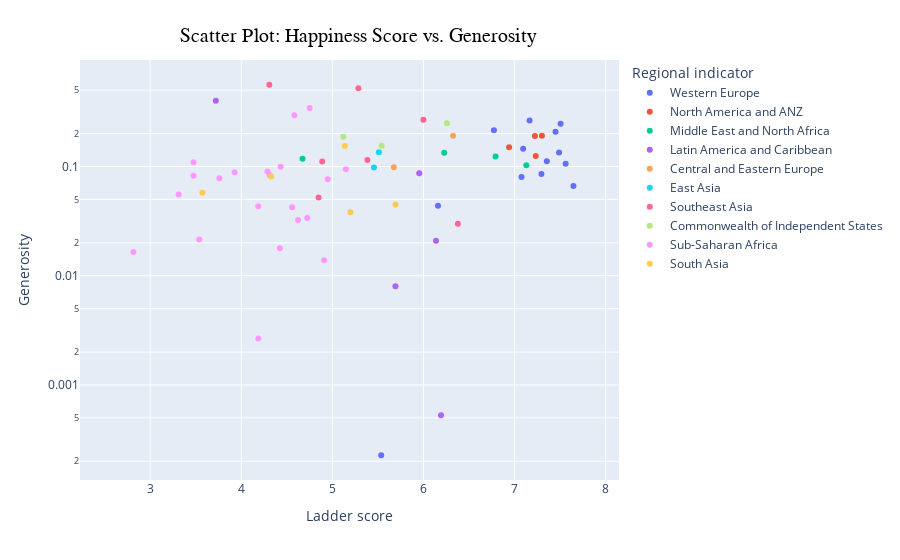

The code cell stored with this chart in its notebook:
### Markdown cell above
Here We can also see that GDP have a very good coralation to the ledder score.

### Code cell
fig = px.scatter(df_cleaned, x='Ladder score', y='Generosity', color='Regional indicator',
                 hover_name='Regional indicator', hover_data=['Ladder score', 'Healthy life expectancy'])
fig.update_layout(title='Scatter Plot: Happiness Score vs. Generosity',
                  title_font=dict(size=20, family="Arial", color="black"),
                  title_x=0.2,  # Center the title
                  title_y=0.95,  # Adjust the vertical position of the title
                  )
fig.update_yaxes(type='log')
fig.show()

### Figure 1 — Plotly figure (JSON) as saved in the notebook; plotly's stock layout.template omitted (floating-point values rounded to 4 significant figures)
{"data": [{"customdata": [[71.9], [72.4], [74.1], [73], [73.2], [72.3], [72.6], [73.0], [72.6], [72.3], [72.3], [72.2], [72.0], [72.2], [73.8], [74.4], [73.6], [73.7], [72.4], [73.7], [72.41]], "hovertemplate": "<b>%{hovertext}</b><br><br>Regional indicator=Western Europe<br>Ladder score=%{x}<br>Generosity=%{y}<br>Healthy life expectancy=%{customdata[0]}<extra></extra>", "hovertext": ["Western Europe", "Western Europe", "Western Europe", "Western Europe", "Western Europe", "Western Europe", "Western Europe", "Western Europe", "Western Europe", "Western Europe", "Western Europe", "Western Europe", "Western Europe", "Western Europe", "Western Europe", "Western Europe", "Western Europe", "Western Europe", "Western Europe", "Western Europe", "Western Europe"], "legendgroup": "Western Europe", "marker": {"color": "#636efa", "symbol": "circle"}, "mode": "markers", "name": "Western Europe", "orientation": "v", "showlegend": true, "type": "scatter", "x": [7.809, 7.646, 7.56, 7.504, 7.488, 7.449, 7.353, 7.294, 7.238, 7.165, 7.094, 7.076, 6.864, 6.773, 6.664, 6.401, 6.387, 6.159, 5.911, 5.536, 5.515], "xaxis": "x", "y": [-0.05948, 0.0662, 0.1059, 0.2469, 0.1345, 0.2076, 0.1116, 0.08543, -0.004621, 0.2637, 0.1458, 0.08018, -0.07869, 0.215, -0.1306, -0.05096, -0.04346, 0.04373, -0.2207, 0.0002272, -0.3009], "yaxis": "y"}, {"customdata": [[73.2], [73.6], [73.6], [68.3]], "hovertemplate": "<b>%{hovertext}</b><br><br>Regional indicator=North America and ANZ<br>Ladder score=%{x}<br>Generosity=%{y}<br>Healthy life expectancy=%{customdata[0]}<extra></extra>", "hovertext": ["North America and ANZ", "North America and ANZ", "North America and ANZ", "North America and ANZ"], "legendgroup": "North America and ANZ", "marker": {"color": "#EF553B", "symbol": "circle"}, "mode": "markers", "name": "North America and ANZ", "orientation": "v", "showlegend": true, "type": "scatter", "x": [7.3, 7.232, 7.223, 6.94], "xaxis": "x", "y": [0.1916, 0.1248, 0.1905, 0.1499], "yaxis": "y"}, {"customdata": [[73.2], [67.08], [66.31], [68.5], [66.77], [62.3], [66.9], [65.9], [65.91], [59.9], [67.11], [66.01], [66.8], [62.25], [66.9], [61.78], [56.73]], "hovertemplate": "<b>%{hovertext}</b><br><br>Regional indicator=Middle East and North Africa<br>Ladder score=%{x}<br>Generosity=%{y}<br>Healthy life expectancy=%{customdata[0]}<extra></extra>", "hovertext": ["Middle East and North Africa", "Middle East and North Africa", "Middle East and North Africa", "Middle East and North Africa", "Middle East and North Africa", "Middle East and North Africa", "Middle East and North Africa", "Middle East and North Africa", "Middle East and North Africa", "Middle East and North Africa", "Middle East and North Africa", "Middle East and North Africa", "Middle East and North Africa", "Middle East and North Africa", "Middle East and North Africa", "Middle East and North Africa", "Middle East and North Africa"], "legendgroup": "Middle East and North Africa", "marker": {"color": "#00cc96", "symbol": "circle"}, "mode": "markers", "name": "Middle East and North Africa", "orientation": "v", "showlegend": true, "type": "scatter", "x": [7.129, 6.791, 6.406, 6.227, 6.102, 5.489, 5.132, 5.095, 5.005, 4.785, 4.772, 4.672, 4.633, 4.553, 4.392, 4.151, 3.527], "xaxis": "x", "y": [0.1026, 0.1235, -0.1687, 0.1337, -0.1002, -0.08505, -0.171, -0.2404, -0.1211, -0.06956, -0.06122, 0.1179, -0.1626, -0.1621, -0.2164, -0.1969, -0.1577], "yaxis": "y"}, {"customdata": [[71.3], [68.3], [69.0], [64.81], [66.48], [66.11], [69.6], [69.9], [63.5], [67.7], [67.51], [68.8], [67.2], [68.5], [67.1], [68.1], [63.6], [65.64], [65.81], [66.51], [55.6]], "hovertemplate": "<b>%{hovertext}</b><br><br>Regional indicator=Latin America and Caribbean<br>Ladder score=%{x}<br>Generosity=%{y}<br>Healthy life expectancy=%{customdata[0]}<extra></extra>", "hovertext": ["Latin America and Caribbean", "Latin America and Caribbean", "Latin America and Caribbean", "Latin America and Caribbean", "Latin America and Caribbean", "Latin America and Caribbean", "Latin America and Caribbean", "Latin America and Caribbean", "Latin America and Caribbean", "Latin America and Caribbean", "Latin America and Caribbean", "Latin America and Caribbean", "Latin America and Caribbean", "Latin America and Caribbean", "Latin America and Caribbean", "Latin America and Caribbean", "Latin America and Caribbean", "Latin America and Caribbean", "Latin America and Caribbean", "Latin America and Caribbean", "Latin America and Caribbean"], "legendgroup": "Latin America and Caribbean", "marker": {"color": "#ab63fa", "symbol": "circle"}, "mode": "markers", "name": "Latin America and Caribbean", "orientation": "v", "showlegend": true, "type": "scatter", "x": [7.121, 6.465, 6.44, 6.399, 6.376, 6.348, 6.305, 6.228, 6.192, 6.163, 6.137, 5.975, 5.953, 5.925, 5.89, 5.797, 5.747, 5.692, 5.689, 5.053, 3.721], "xaxis": "x", "y": [-0.1024, -0.1753, -0.1011, -0.04294, -0.1018, -0.1211, -0.1539, -0.06567, 0.0005268, -0.1612, 0.02096, -0.1949, 0.08697, -0.127, -0.1251, -0.1624, -0.09168, 0.007998, -0.1313, -0.1691, 0.4005], "yaxis": "y"}, {"customdata": [[70.05], [71.1], [63.89], [68.91], [67.29], [69.31], [67.21], [68.6], [67.61], [66.81], [68.21], [67.81], [68.51], [70.21], [67.5], [66.8], [68.71]], "hovertemplate": "<b>%{hovertext}</b><br><br>Regional indicator=Central and Eastern Europe<br>Ladder score=%{x}<br>Generosity=%{y}<br>Healthy life expectancy=%{customdata[0]}<extra></extra>", "hovertext": ["Central and Eastern Europe", "Central and Eastern Europe", "Central and Eastern Europe", "Central and Eastern Europe", "Central and Eastern Europe", "Central and Eastern Europe", "Central and Eastern Europe", "Central and Eastern Europe", "Central and Eastern Europe", "Central and Eastern Europe", "Central and Eastern Europe", "Central and Eastern Europe", "Central and Eastern Europe", "Central and Eastern Europe", "Central and Eastern Europe", "Central and Eastern Europe", "Central and Eastern Europe"], "legendgroup": "Central and Eastern Europe", "marker": {"color": "#FFA15A", "symbol": "circle"}, "mode": "markers", "name": "Central and Eastern Europe", "orientation": "v", "showlegend": true, "type": "scatter", "x": [6.911, 6.363, 6.325, 6.281, 6.215, 6.186, 6.124, 6.022, 6.0, 5.95, 5.778, 5.674, 5.546, 5.505, 5.16, 5.102, 4.883], "xaxis": "x", "y": [-0.2309, -0.0806, 0.1909, -0.1244, -0.2197, -0.2051, -0.1978, -0.1117, -0.1943, -0.1869, -0.07368, 0.09827, -0.0756, -0.1285, -0.01988, -0.1439, -0.04231], "yaxis": "y"}, {"customdata": [[69.6], [73.6], [75.0], [76.77], [62.3], [69.29]], "hovertemplate": "<b>%{hovertext}</b><br><br>Regional indicator=East Asia<br>Ladder score=%{x}<br>Generosity=%{y}<br>Healthy life expectancy=%{customdata[0]}<extra></extra>", "hovertext": ["East Asia", "East Asia", "East Asia", "East Asia", "East Asia", "East Asia"], "legendgroup": "East Asia", "marker": {"color": "#19d3f3", "symbol": "circle"}, "mode": "markers", "name": "East Asia", "orientation": "v", "showlegend": true, "type": "scatter", "x": [6.455, 5.872, 5.871, 5.51, 5.456, 5.124], "xaxis": "x", "y": [-0.0732, -0.0434, -0.2469, 0.135, 0.09809, -0.1814], "yaxis": "y"}, {"customdata": [[76.8], [61.93], [67.25], [67.1], [67.95], [62.16], [58.71], [61.53], [58.96]], "hovertemplate": "<b>%{hovertext}</b><br><br>Regional indicator=Southeast Asia<br>Ladder score=%{x}<br>Generosity=%{y}<br>Healthy life expectancy=%{customdata[0]}<extra></extra>", "hovertext": ["Southeast Asia", "Southeast Asia", "Southeast Asia", "Southeast Asia", "Southeast Asia", "Southeast Asia", "Southeast Asia", "Southeast Asia", "Southeast Asia"], "legendgroup": "Southeast Asia", "marker": {"color": "#FF6692", "symbol": "circle"}, "mode": "markers", "name": "Southeast Asia", "orientation": "v", "showlegend": true, "type": "scatter", "x": [6.377, 6.006, 5.999, 5.384, 5.353, 5.286, 4.889, 4.848, 4.308], "xaxis": "x", "y": [0.02988, -0.1055, 0.2687, 0.1147, -0.09453, 0.5196, 0.1114, 0.05191, 0.5607], "yaxis": "y"}, {"customdata": [[65.11], [64.61], [65.01], [64.1], [64.1], [64.11], [66.1], [65.51], [62.21], [66.75], [64.5], [64.61]], "hovertemplate": "<b>%{hovertext}</b><br><br>Regional indicator=Commonwealth of Independent States<br>Ladder score=%{x}<br>Generosity=%{y}<br>Healthy life expectancy=%{customdata[0]}<extra></extra>", "hovertext": ["Commonwealth of Independent States", "Commonwealth of Independent States", "Commonwealth of Independent States", "Commonwealth of Independent States", "Commonwealth of Independent States", "Commonwealth of Independent States", "Commonwealth of Independent States", "Commonwealth of Independent States", "Commonwealth of Independent States", "Commonwealth of Independent States", "Commonwealth of Independent States", "Commonwealth of Independent States"], "legendgroup": "Commonwealth of Independent States", "marker": {"color": "#B6E880", "symbol": "circle"}, "mode": "markers", "name": "Commonwealth of Independent States", "orientation": "v", "showlegend": true, "type": "scatter", "x": [6.258, 6.058, 5.608, 5.556, 5.546, 5.542, 5.54, 5.165, 5.119, 4.677, 4.673, 4.561], "xaxis": "x", "y": [0.2484, -0.06849, -0.03774, -0.02509, -0.1512, 0.1548, -0.1649, -0.2403, 0.1877, -0.1388, -0.2289, -0.03093], "yaxis": "y"}, {"customdata": [[66.4], [49.5], [54.31], [57.92], [57.2], [52.7], [59.6], [54.47], [53.5], [59.72], [56.51], [53.89], [55.01], [51.73], [49.86], [54.21], [60.1], [56.5], [56.1], [55.71], [48.22], [57.01], [52.9], [51.19], [57.35], [54.72], [58.64], [59.11], [50.87], [53.4], [55.3], [48.0], [57.59], [58.92], [57.5], [45.2], [61.1], [55.62], [51]], "hovertemplate": "<b>%{hovertext}</b><br><br>Regional indicator=Sub-Saharan Africa<br>Ladder score=%{x}<br>Generosity=%{y}<br>Healthy life expectancy=%{customdata[0]}<extra></extra>", "hovertext": ["Sub-Saharan Africa", "Sub-Saharan Africa", "Sub-Saharan Africa", "Sub-Saharan Africa", "Sub-Saharan Africa", "Sub-Saharan Africa", "Sub-Saharan Africa", "Sub-Saharan Africa", "Sub-Saharan Africa", "Sub-Saharan Africa", "Sub-Saharan Africa", "Sub-Saharan Africa", "Sub-Saharan Africa", "Sub-Saharan Africa", "Sub-Saharan Africa", "Sub-Saharan Africa", "Sub-Saharan Africa", "Sub-Saharan Africa", "Sub-Saharan Africa", "Sub-Saharan Africa", "Sub-Saharan Africa", "Sub-Saharan Africa", "Sub-Saharan Africa", "Sub-Saharan Africa", "Sub-Saharan Africa", "Sub-Saharan Africa", "Sub-Saharan Africa", "Sub-Saharan Africa", "Sub-Saharan Africa", "Sub-Saharan Africa", "Sub-Saharan Africa", "Sub-Saharan Africa", "Sub-Saharan Africa", "Sub-Saharan Africa", "Sub-Saharan Africa", "Sub-Saharan Africa", "Sub-Saharan Africa", "Sub-Saharan Africa", "Sub-Saharan Africa"], "legendgroup": "Sub-Saharan Africa", "marker": {"color": "#FF97FF", "symbol": "circle"}, "mode": "markers", "name": "Sub-Saharan Africa", "orientation": "v", "showlegend": true, "type": "scatter", "x": [6.101, 5.233, 5.216, 5.194, 5.148, 5.085, 4.981, 4.949, 4.91, 4.829, 4.814, 4.769, 4.751, 4.729, 4.724, 4.624, 4.583, 4.571, 4.558, 4.432, 4.423, 4.375, 4.311, 4.308, 4.289, 4.187, 4.186, 4.166, 3.926, 3.775, 3.759, 3.653, 3.538, 3.479, 3.476, 3.476, 3.312, 3.299, 2.817], "xaxis": "x", "y": [-0.01832, -0.04399, -0.003537, -0.1237, 0.09417, -0.001496, -0.05234, 0.07633, 0.01386, -0.2223, -0.1098, -0.01908, 0.3432, -0.04437, 0.03375, 0.03238, 0.2947, -0.1853, 0.04227, 0.09949, 0.01783, -0.106, 0.08364, -0.1992, 0.09001, 0.002668, 0.04338, -0.01182, 0.08866, -0.01755, 0.07804, -0.1457, 0.02143, -0.2504, 0.1097, 0.08241, 0.05548, -0.07206, 0.01652], "yaxis": "y"}, {"customdata": [[58.25], [70.6], [63.78], [64.5], [67.2], [60.22], [52.59]], "hovertemplate": "<b>%{hovertext}</b><br><br>Regional indicator=South Asia<br>Ladder score=%{x}<br>Generosity=%{y}<br>Healthy life expectancy=%{customdata[0]}<extra></extra>", "hovertext": ["South Asia", "South Asia", "South Asia", "South Asia", "South Asia", "South Asia", "South Asia"], "legendgroup": "South Asia", "marker": {"color": "#FECB52", "symbol": "circle"}, "mode": "markers", "name": "South Asia", "orientation": "v", "showlegend": true, "type": "scatter", "x": [5.693, 5.198, 5.137, 4.833, 4.327, 3.573, 2.567], "xaxis": "x", "y": [0.0449, 0.03809, 0.1542, -0.03366, 0.08113, 0.05755, -0.09643], "yaxis": "y"}], "layout": {"autosize": true, "legend": {"title": {"text": "Regional indicator"}, "tracegroupgap": 0}, "margin": {"t": 60}, "title": {"font": {"color": "black", "family": "Arial", "size": 20}, "text": "Scatter Plot: Happiness Score vs. Generosity", "x": 0.2, "y": 0.95}, "xaxis": {"anchor": "y", "autorange": true, "domain": [0, 1], "range": [2.232, 8.143], "title": {"text": "Ladder score"}, "type": "linear"}, "yaxis": {"anchor": "x", "autorange": true, "domain": [0, 1], "range": [-3.906, 0.01137], "title": {"text": "Generosity"}, "type": "log"}}}
